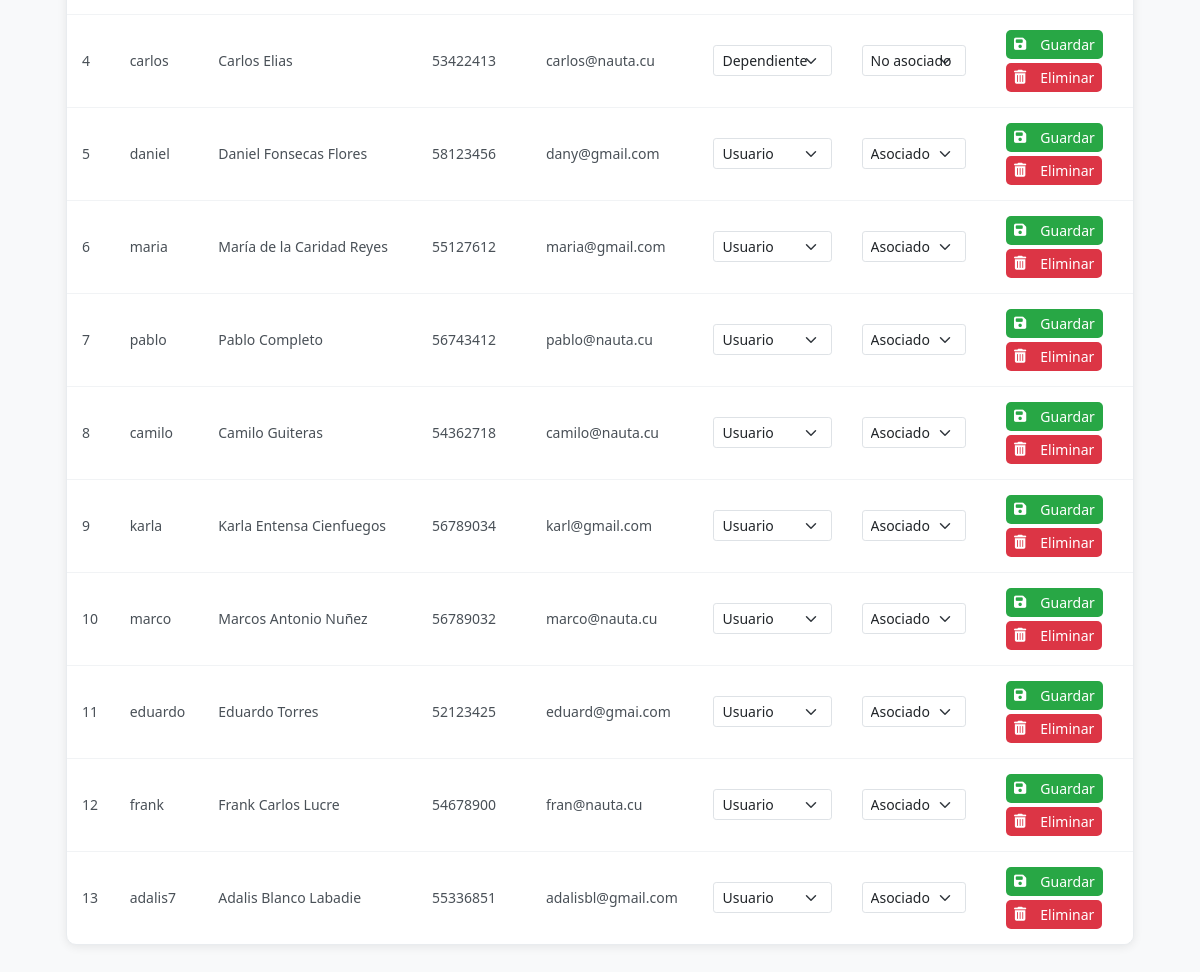
/admin/users (signed in, lower part), run on an earlier commit of the app's database.
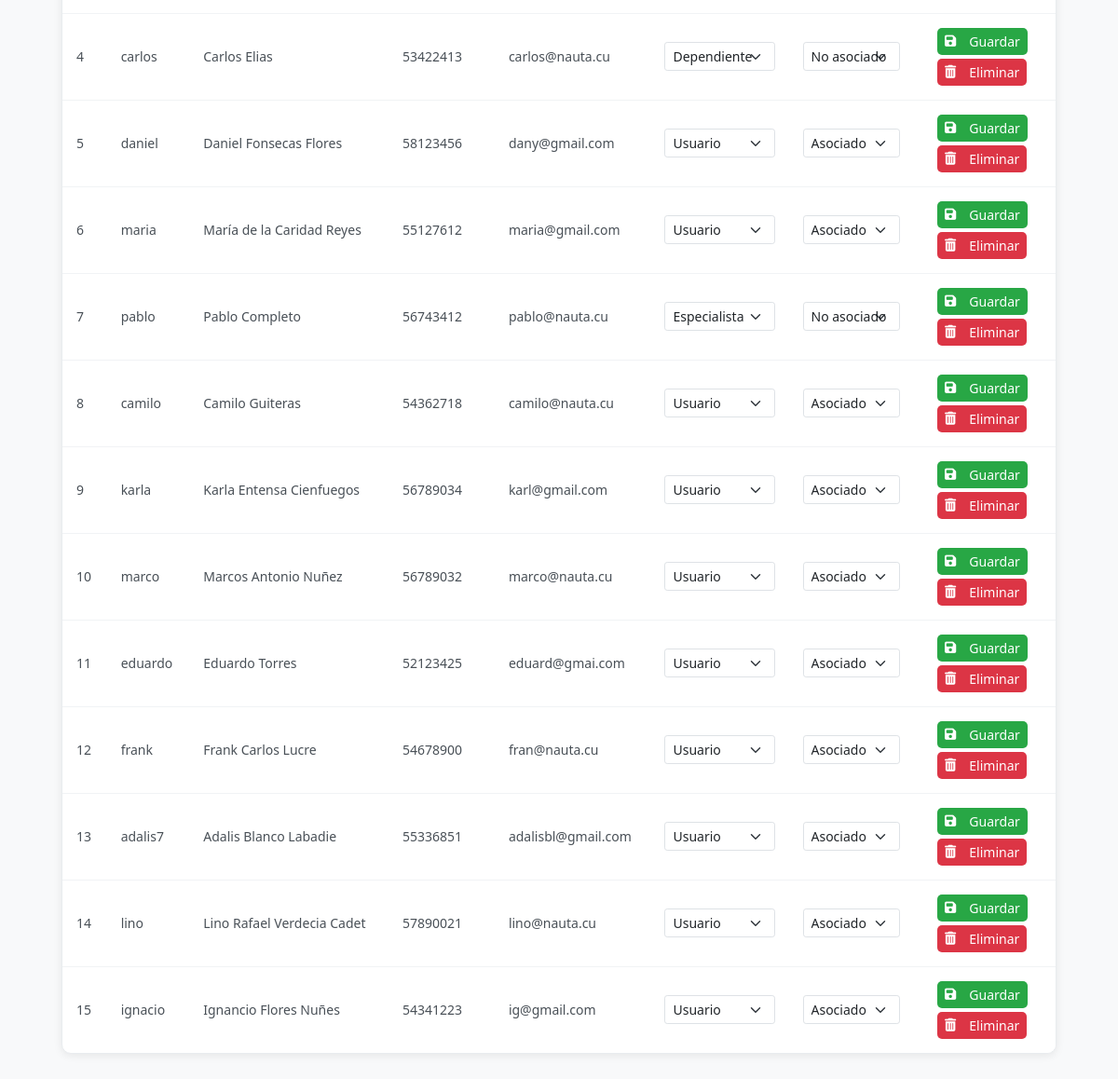
And on a later commit of the database.
### models.py (models this page shows, shortened)
class User(UserMixin, db.Model):
    id = db.Column(db.Integer, primary_key=True)
    username = db.Column(db.String(80), unique=True, nullable=False, index=True)
    email = db.Column(db.String(120), unique=True, nullable=False, index=True)
    password_hash = db.Column(db.String(128))
    role = db.Column(db.String(20), default='user')  # 'admin', 'specialist', 'dependiente', 'user'
    is_associated = db.Column(db.Boolean, default=False, nullable=False)
    full_name = db.Column(db.String(100), nullable=False)
    phone = db.Column(db.String(20), nullable=False)
    profile_image = db.Column(db.String(255))  # Ruta de la imagen de perfil
    last_login = db.Column(db.DateTime)  # Fecha del último inicio de sesión
    is_active = db.Column(db.Boolean, default=True)  # Para manejar cuentas activas/inactivas
    address = db.Column(db.String(200))  # Nuevo campo para dirección
    birds = db.relationship('UserBirds', backref='user', lazy=True, cascade='all, delete-orphan')
    awards = db.relationship('Award', backref='user', lazy=True, cascade='all, delete-orphan')
    notifications = db.relationship('Notification', backref='user', lazy=True)

### app.py (the view, shortened to what this page needs)
@app.route('/admin/users')
@login_required
def admin_users():
    if current_user.role != 'admin':
        abort(403)
    search_name = request.args.get('name', '').strip()
    award_year = request.args.get('award_year', '').strip()
    award_position = request.args.get('award_position', '').strip()
    query = select(User).order_by(User.id)
    if search_name:
        query = query.where(User.full_name.ilike(f'%{search_name}%'))
    if award_position:
        position_subquery = select(Award.user_id).where(
            Award.position == award_position
        ).distinct()
        query = query.where(User.id.in_(position_subquery))
    users = db.session.execute(query).scalars()
    current_year = datetime.now().year
    return render_template('admin/users.html',
                         users=users,
                         search_name=search_name,
                         award_year=award_year,
                         award_position=award_position,
                         current_year=current_year)

### app.py (called while the page is built)
@login_manager.user_loader
def load_user(user_id):
    return db.session.get(User, int(user_id))

### templates/admin/users.html (shortened to what this page needs)
{% extends "base.html" %}
{% block content %}
<div class="users-container">
    <div class="users-table-container">
        <table class="users-table">
            <tbody>
                {% if users %}
                    {% for user in users %}
                    <tr class="clickable-row" data-href="{{ url_for('user_details', user_id=user.id) }}">
                        <td>{{ user.id }}</td>
                        <td>{{ user.username }}</td>
                        <td>{{ user.full_name }}</td>
                        <td>{{ user.phone }}</td>
                        <td>{{ user.email }}</td>
                        <td>
                            <form method="POST" action="{{ url_for('assign_role', user_id=user.id) }}" class="role-form">
                                <select name="role" class="form-select form-select-sm">
                                    <option value="user" {% if user.role == 'user' %}selected{% endif %}>Usuario</option>
                                    <option value="specialist" {% if user.role == 'specialist' %}selected{% endif %}>Especialista</option>
                                    <option value="dependiente" {% if user.role == 'dependiente' %}selected{% endif %}>Dependiente</option>
                                </select>
                        </td>
                        <td>
                                <select name="is_associated" class="form-select form-select-sm">
                                    <option value="true" {% if user.is_associated %}selected{% endif %}>Asociado</option>
                                    <option value="false" {% if not user.is_associated %}selected{% endif %}>No asociado</option>
                                </select>
                        </td>
                        <td class="actions-column">
                            <div class="action-buttons">
                                <button type="submit" class="btn btn-sm btn-success">
                                    <i class="fas fa-save"></i> Guardar
                                </button>
                            </div>
                            <div class="action-buttons mt-1">
                                <form method="POST" action="{{ url_for('delete_user', user_id=user.id) }}"
                                      onsubmit="return confirm('¿Está seguro que desea eliminar este usuario permanentemente?');"
                                      class="d-inline">
                                    <button type="submit" class="btn btn-sm btn-danger">
                                        <i class="fas fa-trash-alt"></i> Eliminar
                                    </button>
                                </form>
                            </div>
                        </td>
                    </tr>
                    {% endfor %}
                {% endif %}
            </tbody>
        </table>
    </div>
</div>
{% endblock %}

What changed in the data, as far as the page shows it:
changed User "pablo": role "Usuario" → "Especialista"; is_associated "Asociado" → "No asociado"
added User: id "14", username "lino", full_name "Lino Rafael Verdecia Cadet", phone "57890021", email "lino@nauta.cu", role "Usuario", is_associated "Asociado"
added User: id "15", username "ignacio", full_name "Ignancio Flores Nuñes", phone "54341223", email "ig@gmail.com", role "Usuario", is_associated "Asociado"
